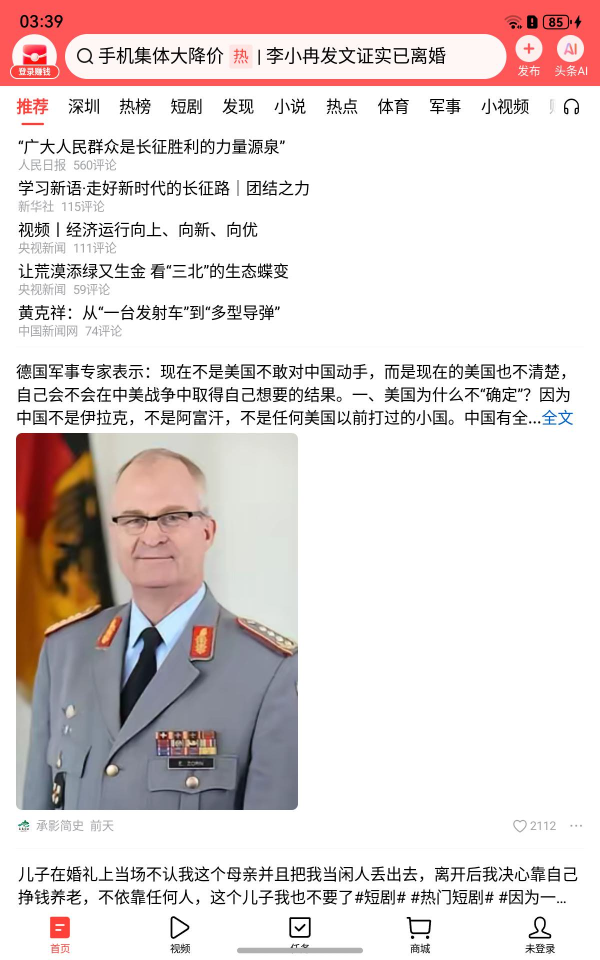
#> input picture benchmark/2026-10-19-toutiao-video-playback/candidate-r10/window/restored-feed.jpeg, 1200 x 1920 px (shown at 1/2 size)
$ python -i lifecycle.py   (imports and definitions only)
#> lines starting #> are read from the running program, lines starting #| are printed output that depends on the picture
"""How far a launch actually got, instead of whether an app lit up.

"Did it render" is the obvious way to score a launch loop and it is the wrong one, in both
directions. On 2026-09-22 a shim fix took NewPipe and AnkiDroid from SIGTRAP with fourteen
symbol-load failures to no signal and zero -- unambiguously correct, traced to a specific
commit-ordering regression -- and neither app rendered. Scored on rendering, a correct fix reads
as a failure. In the other direction Aegis and AntennaPod rendered before any of it and would have
rendered afterwards regardless; scored on rendering they look like evidence and carry none.

What separates those cases is how far the process got before it stopped, which the launch log
already says. The rungs below are the ones that actually discriminated across a ten-app corpus --
each was checked against apps whose outcome was known from a screenshot, not chosen for being
plausible.

A rung plus the identity of the first blocker is the score. The rung says how far; the blocker
says what to fix; neither alone is enough.
"""
from __future__ import annotations

import json
import re
from dataclasses import dataclass, field
from pathlib import Path

#: Ordered rungs. Each entry is (name, predicate) and a launch's rung is the highest one whose
#: predicate holds *and* all of whose predecessors hold -- a later marker with an earlier one
#: missing means the markers are wrong, and that is reported rather than smoothed over.
RUNGS = (
    "spawned",
    "runtime-init",
    "bound",
    "activity",
    "view",
    "drawing",
)

#: Markers, established by comparing apps with known outcomes rather than by reading the source.
#:
#: ``activity`` means an activity launch was *attempted*, evidenced either by a view existing or
#: by an explicit activity-launch failure. An earlier version thresholded ``[B47-SLA]`` line counts
#: (five for a request, ten once it proceeds); that held for one round and then failed, because
#: NewPipe and OONI Probe drew forty and eleven frames respectively with only five. Counts of a
#: progress log are not a lifecycle signal. No marker here separates "reached the activity" from
#: "built a view" on its own, so this rung is inferred from the two outcomes that are visible.
#:
#: ``view`` uses DecorView because it was the single cleanest separator found: present only in the
#: apps confirmed rendering by screenshot, absent in every app that stopped earlier.
_MARKERS = {
    "runtime-init": (re.compile(r"kRegJNI loop done"), 1),
    "bound": (re.compile(r"sBindAppDone=true"), 1),
    "activity": (re.compile(r"Unable to (?:start|instantiate) activity|DecorView"), 1),
    "view": (re.compile(r"DecorView"), 1),
}

_RELAYOUT = re.compile(r"OH_WSA-relayout")
_HELD_BACK = re.compile(r"held back")
_FATAL = re.compile(r"Fatal signal")

#: A missing platform native throws UnsatisfiedLinkError into Java, which the caller may catch and
#: carry on: WhatsApp's readProcFile miss in r77 is followed by a successful bind, so it was not
#: why WhatsApp stopped. Such a miss is a blocker only if no later lifecycle progress follows it.
_SURVIVABLE = {"native-upcalls"}
_PROGRESS = re.compile(r"sBindAppDone=true|DecorView|OH_WSA-relayout")

#: A frame the app swapped. A window held back for want of an OH session is the trampoline
#: activity's when a later one draws: AppManager, Fossify Voice Recorder and Snapchat start a second
#: activity from the first, whose window is held back, and the second draws. Before this, all three
#: scored "view" with the held-back line as their blocker.
_SWAP = re.compile(r"EglManager::swapBuffers ENTRY")

_HELD_BACK_BLOCKER = re.compile(r"held back [\dx]+: (no surface until its activity's window has an OH session)")

#: First-blocker patterns, most specific first. Each yields (category, identity).
_BLOCKERS = (
    (re.compile(r"Couldn't find meta-data for provider with authority (\S+)"),
     "package-manager", "resolveContentProvider({0})"),
    (re.compile(r"method '[^']*\b(\w+Manager)\.(\w+)\([^)]*\)' on a null object reference"),
     "system-services", "{0}.{1} on null service"),
    (re.compile(r"Unable to load function (ASurface\w+)"),
     "native-loading", "{0} via dlopen(libandroid.so)"),
    (re.compile(r"No implementation found for [^(]*?([\w.$]+\.\w+)\("),
     "native-upcalls", "{0}"),
    (re.compile(r"Error relocating \S+: (\w+): symbol not found"),
     "native-symbols", "{0}"),
    (re.compile(r"Couldn't load shared library '(\w+)'"),
     "native-loading", "library '{0}'"),
    (re.compile(r"Unable to instantiate activity ComponentInfo\{[^}]*\}: [\w.]*?(\w*(?:Exception|Error)): ([^\n]{0,60})"),
     "app-framework", "instantiate activity: {0}: {1}"),
    (re.compile(r"Unable to start activity ComponentInfo\{[^}]*\}: [\w.]*?(\w*(?:Exception|Error))"),
     "app-framework", "start activity: {0}"),
    (re.compile(r"RuntimeException: (bindService\(\) failed)"),
     "system-services", "{0}"),
    (_HELD_BACK_BLOCKER, "app-framework", "{0}"),
    # r77: 29 of 48 stopped apps matched none of the above although their logs say why.
    # ABORT as a word: a name that ends in it (Boehm GC's GC_LOOP_ON_ABORT, in a log of the environment
    # variables an app asked for) is not an abort.
    # The message a library set just before it called abort(), as the bionic shim prints it: libc++abi's
    # uncaught exception, "Pure virtual function called!", a -fno-exceptions length_error. It comes
    # before the SIGABRT's report, whose frames are empty, and says what failed.
    (re.compile(r"\[WESTLAKE-WEBVIEW-BIONIC\] abort message: ([^\n]{1,90})"),
     "native-crash", "abort: {0}"),
    (re.compile(r"(?<!\w)ABORT: \S*/hwui/\S*?(\w+)\.cpp ([^\n]{0,70})"),
     "graphics", "hwui {0}: {1}"),
    (re.compile(r"(?<!\w)ABORT: ([^\n/][^\n]{0,79})"),
     "native-crash", "abort: {0}"),
    (re.compile(r"java\.lang\.UnsatisfiedLinkError: ([^\n]{0,100})"),
     "native-loading", "{0}"),
    (re.compile(r"\[INITCHILD-FAIL\]\s+caused by: [\w.$]*?(\w*(?:Exception|Error)): ?([^\n]{0,80})"),
     "app-framework", "process init: {0}: {1}"),
    (re.compile(r"ensureBindApplication FAILED phase=\S+ cause\[[1-9]\]=[\w.$]*?(\w*(?:Exception|Error)): ?([^\n]{0,80})"),
     "app-framework", "bind: {0}: {1}"),
    # A library that failed to load, reported by the app's own loader as an exception it does not
    # catch: Fennec's GeckoLoader ("Error loading Gecko libraries: Error loading shared library
    # libmediandk.so"). Listed before the general uncaught pattern, which matches the same line.
    (re.compile(r"\[UNCAUGHT\] thread='([^':]*)[^']*' [^\n]*?Error loading shared library ([\w.+-]+)"),
     "native-loading", "uncaught on {0}: library {1} not loaded"),
    (re.compile(r"\[UNCAUGHT\] thread='([^':]*)[^']*' [\w.$]*?(\w*(?:Exception|Error)): ?([^\n]{0,80})"),
     "app-framework", "uncaught on {0}: {1}: {2}"),
    (re.compile(r"Fatal signal (\d+) \((\w+)\)[^\n]*\n(?:[^\n]*\n){0,4}?Thread: \d+ \"([^\"]*)\""),
     "native-crash", "{1} on thread {2}"),
)

#: Lines every launch emits. Counting these as blockers was a real error earlier in the work --
#: they look like failures and are load-bearing for nothing.
_NOISE = re.compile(
    r"No field sService in InputManagerGlobal"
    r"|skipping real AMS adapter"
    r"|getService\(\"\w+\"\) . null"
    r"|Unable to open '[^']*\.dm'"
    r"|Unable to find entry classes\d*\.dex"
)


@dataclass
class Score:
    app: str
    rung: int
    rung_name: str
    lines: int
    fatal: int
    relayouts: int
    held_back: int
    blocker_category: str | None = None
    blocker: str | None = None
    blocking: bool = True
    markers: dict = field(default_factory=dict)
    anomaly: str | None = None
    screen: str | None = None
    crash_site: dict | None = None
    main_thread: dict | None = None
    crash_dump: dict | None = None
    hilog_signal: dict | None = None
    startup: dict | None = None
    root_cause: dict | None = None
    self_finish: dict | None = None
    final_witness: dict | None = None
    self_kill: dict | None = None
    self_exit: dict | None = None
    buffer_requests: dict | None = None
    null_services: list | None = None
    dlsym_failures: list | None = None
    service_refusals: list | None = None
    service_failures: list | None = None
    abort_frames: list | None = None
    process_deaths: list | None = None
    google_refusals: list | None = None

    def as_dict(self) -> dict:
        return {k: v for k, v in self.__dict__.items()
                if v is not None and not (k == "blocker_category" and self.blocker is None)}


_FATAL_START = re.compile(r"J_invokeStaticMain_main_threw|ensureBindApplication FAILED|\[UNCAUGHT\]|\[DIRECT-LAUNCH\] FAILED")
_CAUSE = re.compile(r"(?:Caused by: |caused by: |cause\[\d+\]=)([\w.$]+?)(?:: ([^\n]*))?$")
_THROWN = re.compile(r"(?:^|[:= ])((?:[a-z]\w*\.)+[A-Z]\w*(?:Exception|Error))(?:: ([^\n]*))?$")
_FRAME = re.compile(r"\bat ([\w$]+(?:\.[\w$]+)*)\.([\w$<>-]+)\(")
_PLATFORM_FRAME = ("android.", "java.", "javax.", "com.android.", "dalvik.", "sun.", "libcore.", "jdk.", "adapter.")


# [59 lines left out: functions root_cause, first_blocker, not called in this run]


#: What Play services refused the app: an API it reports unavailable on this device (ApiException 17,
#: API_UNAVAILABLE), and a Dynamite module it offered at no version at all. Google's servers set the device's
#: status from the identity it reports at check-in, and while that status says restricted, Play services
#: refuses most of its APIs and modules: MyRadar died of LocationServices.API unavailable, and NYTimes got no
#: cast framework module. Nothing in Westlake fixes those; a module at version 0 while Google allows the device
#: is Westlake's module provider instead. The round's identity record says which (device/identity.sh).
_API_UNAVAILABLE = re.compile(r"ApiException: 17: API: ([\w.$]+?)\.? is not available")
_MODULE_VERSION_0 = re.compile(r"No acceptable module ([\w.]+) found\. Local version is 0 and remote version is 0")


# [52 lines left out: functions google_refusals, score, not called in this run]


_HOST_SCREEN = Path(__file__).parent / "data" / "host-screen.png"
# Every page the host has shown behind Android windows, each still in the records made with it: its
# first page (a title and a keyboard control on light grey), then an empty black page.
_HOST_SCREENS = sorted((Path(__file__).parent / "data").glob("host-screen*.png"))


# [18 lines left out: functions _thumbnail, _page, _against, not called in this run]


# The bridge's line for a window the app marked FLAG_SECURE (WindowSessionAdapter.nativeSetWindowSecure).
_SECURE_WINDOW = re.compile(r"FLAG_SECURE=true -> OH security layer rc=0")

# A screenshot whose app area is this much one colour shows nothing: no text, no icon, no edge. An
# app's own screen, even a near-empty one, carries something (a 100-pixel logo is 0.4% of the area).
FLAT_SHARE = 0.999


# [24 lines left out: function flat_colour, not called in this run]


def run_host_screens(images: list[Path]) -> list[Path]:
    """The host page a run's screenshots were taken over: the one that most of them show bare. A dark
    app is close to the black page (spacebeam's screen differs from it by 0.15 on average), so on the
    grey page's runs it would read as that page with something over it. With no screenshot of a bare
    host in the run, every page stays a candidate."""
    try:
        import PIL  # noqa: F401
    except ImportError:
        return _HOST_SCREENS
    pages = {path: _page(path) for path in _HOST_SCREENS}
    bare = dict.fromkeys(pages, 0)
    for image in images:
        if image.exists():
            pixels = _thumbnail(image)
            for path, page in pages.items():
                bare[path] += _against(pixels, page) == "host"
    most = max(bare.values(), default=0)
    return [path for path in _HOST_SCREENS if bare[path] == most] if most else _HOST_SCREENS


# [216 lines left out: functions screen_state, _witness_where, add_evidence, not called in this run]


_STARTED = re.compile(r"\[WL-PROC\] started (\S+) pid=(\d+)")
_FATAL_SIGNALS = ("SIGSEGV", "SIGBUS", "SIGILL", "SIGABRT", "SIGTRAP", "SIGFPE")


# [192 lines left out: functions _fatal_witness, process_deaths, score_paths, table, compare, main, not called in this run]


# [3 lines not run here, left out]

>>> import cv2
>>> picture = cv2.imread('../../benchmark/2026-10-19-toutiao-video-playback/candidate-r10/window/restored-feed.jpeg', cv2.IMREAD_GRAYSCALE)
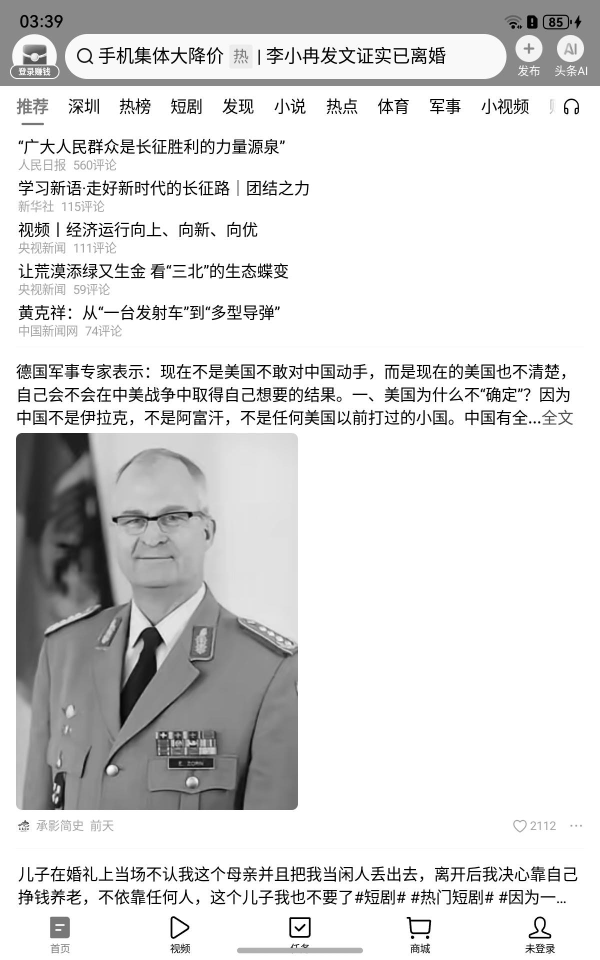
#> picture: shape (1920, 1200) (shown at 1/2 size); min 0, max 255, mean 217.8
#> (the run stopped early here; a loop or call above may not have finished)

$ run again, on benchmark/2026-09-25-android-reference/images/android-first-feed.jpg
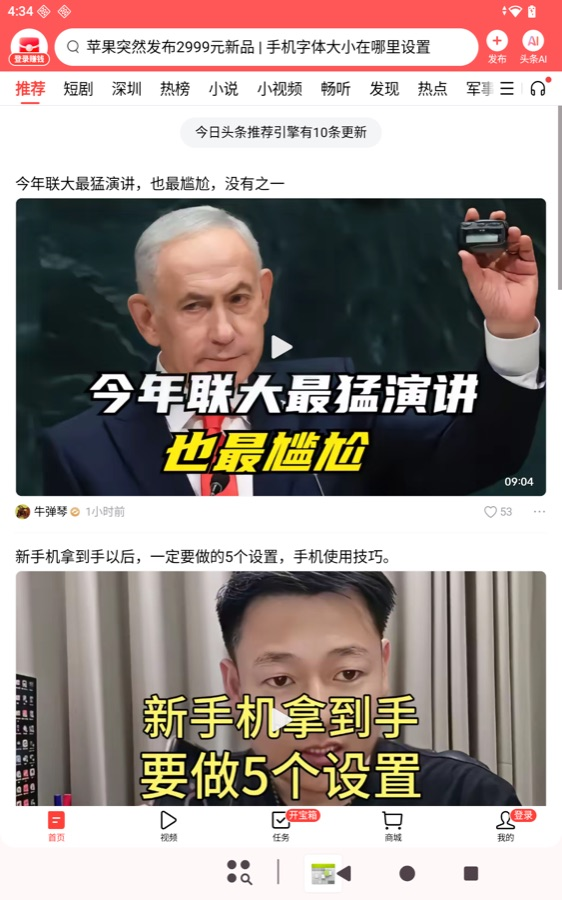
#> input picture benchmark/2026-09-25-android-reference/images/android-first-feed.jpg, 562 x 900 px
#> `picture = cv2.imread('../../benchmark/2026-10-19-toutiao-video-playbac..`:
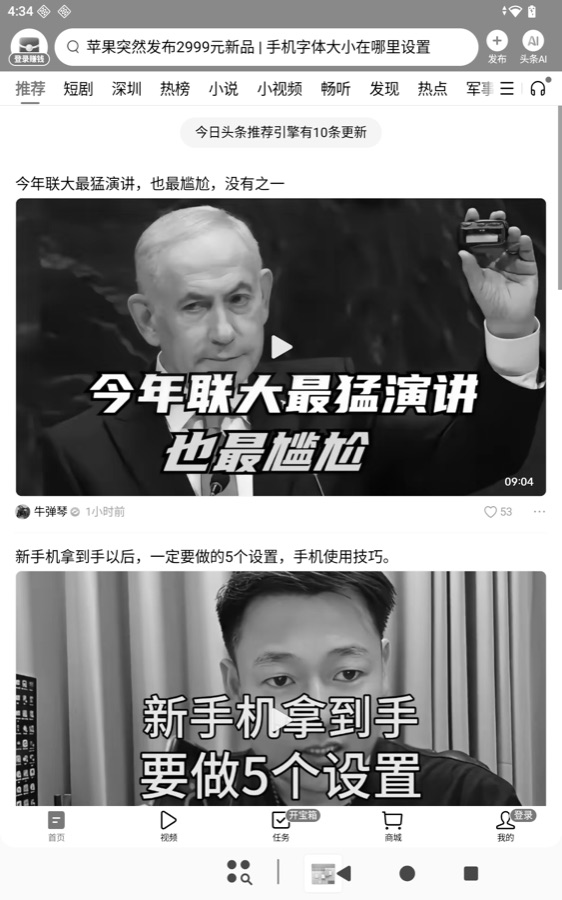
#> picture: shape (900, 562); min 0, max 255, mean 154.6
